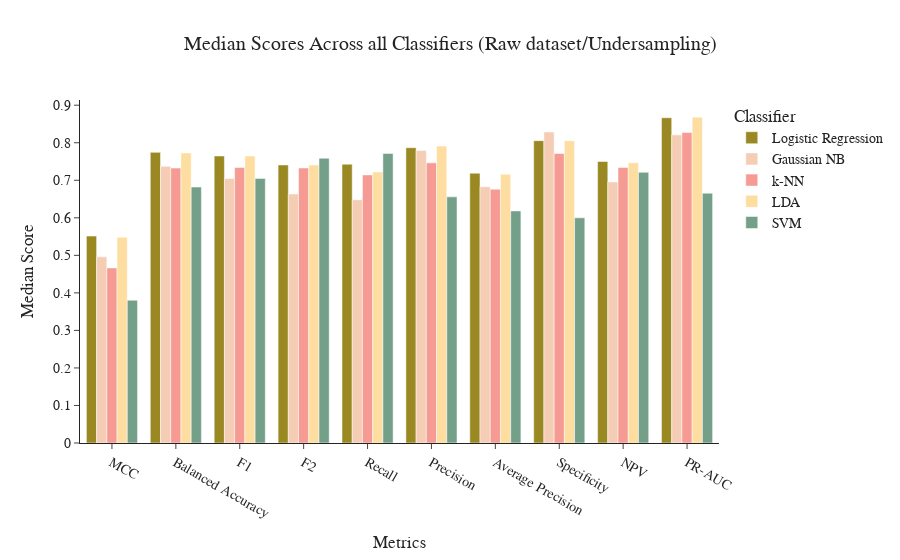

Notebook code cell kept with this figure:
### Code cell
meds_u = plot_median_scores(median_metrics_u, 'Median Scores Across all Classifiers (Raw dataset/Undersampling)')
meds_u.show()
pio.write_image(meds_u, "plots/medians-u.pdf", height=400, width=750)

### Figure 1 — Plotly figure (JSON) as saved in the notebook; plotly's stock layout.template omitted (floating-point values rounded to 4 significant figures)
{"data": [{"marker": {"color": "#9A8822"}, "name": "Logistic Regression", "type": "bar", "x": ["MCC", "Balanced Accuracy", "F1", "F2", "Recall", "Precision", "Average Precision", "Specificity", "NPV", "PR-AUC"], "y": [0.5512, 0.7744, 0.7647, 0.7407, 0.7429, 0.7868, 0.7189, 0.8056, 0.75, 0.8666]}, {"marker": {"color": "#F5CDB4"}, "name": "Gaussian NB", "type": "bar", "x": ["MCC", "Balanced Accuracy", "F1", "F2", "Recall", "Precision", "Average Precision", "Specificity", "NPV", "PR-AUC"], "y": [0.496, 0.7371, 0.7048, 0.6637, 0.648, 0.7795, 0.6827, 0.8286, 0.6957, 0.821]}, {"marker": {"color": "#f59b93"}, "name": "k-NN", "type": "bar", "x": ["MCC", "Balanced Accuracy", "F1", "F2", "Recall", "Precision", "Average Precision", "Specificity", "NPV", "PR-AUC"], "y": [0.4666, 0.7325, 0.7338, 0.7327, 0.7143, 0.7464, 0.6763, 0.7714, 0.7343, 0.8271]}, {"marker": {"color": "#FDDDA0"}, "name": "LDA", "type": "bar", "x": ["MCC", "Balanced Accuracy", "F1", "F2", "Recall", "Precision", "Average Precision", "Specificity", "NPV", "PR-AUC"], "y": [0.5481, 0.7728, 0.7647, 0.7407, 0.7222, 0.791, 0.7159, 0.8056, 0.7468, 0.8682]}, {"marker": {"color": "#74A089"}, "name": "SVM", "type": "bar", "x": ["MCC", "Balanced Accuracy", "F1", "F2", "Recall", "Precision", "Average Precision", "Specificity", "NPV", "PR-AUC"], "y": [0.3803, 0.6819, 0.705, 0.7588, 0.7714, 0.6558, 0.6184, 0.6, 0.7211, 0.6656]}], "layout": {"barmode": "group", "font": {"family": "Arial", "size": 14}, "legend": {"title": {"text": "Classifier"}}, "title": {"text": "Median Scores Across all Classifiers (Raw dataset/Undersampling)", "x": 0.5}, "xaxis": {"title": {"text": "Metrics"}}, "yaxis": {"title": {"text": "Median Score"}}}}
